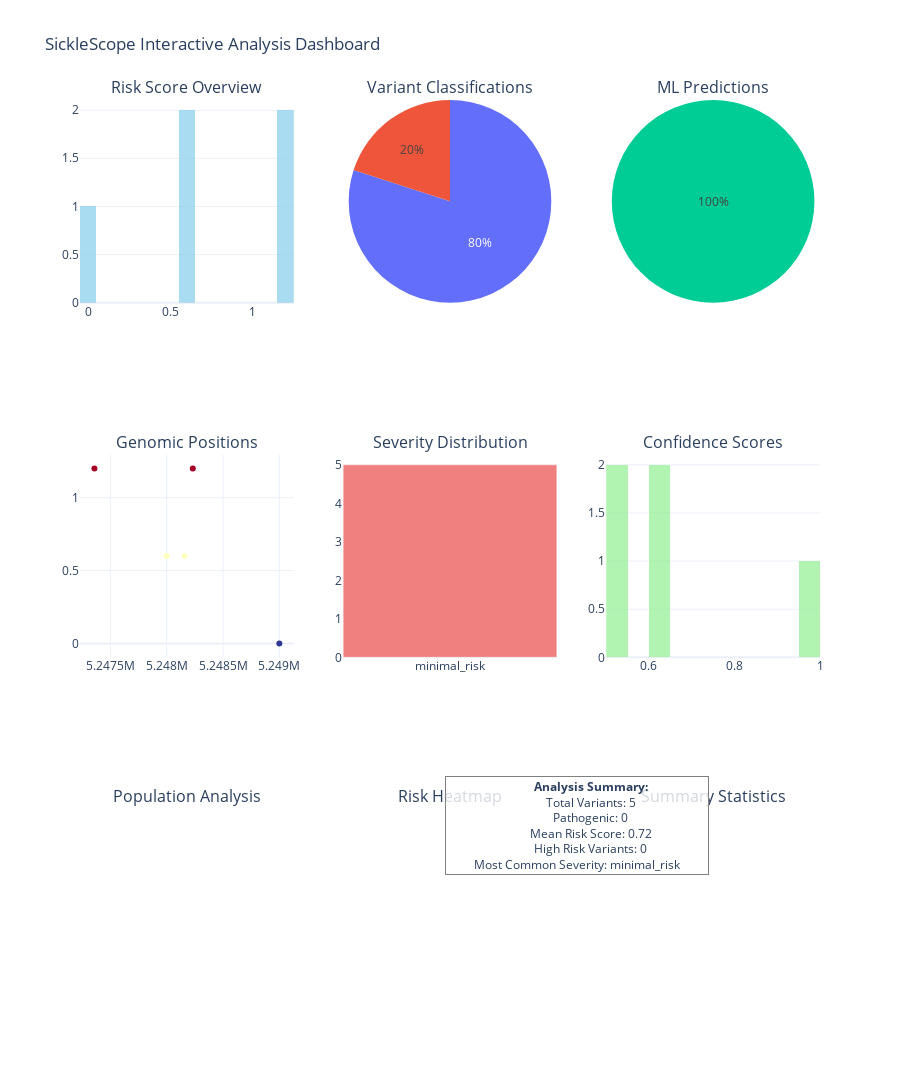

Notebook code cell kept with this figure:
### Markdown cell above
## 6.1: Interactive Plotly Visualisations

SickleScope includes interactive Plotly visualisations perfect for Jupyter notebooks - these provide enhanced interactivity and are ideal for exploratory analysis.

### Code cell
# Create the ultimate comprehensive interactive dashboard
print("=" * 50)
print("Creating Ultimate Interactive Dashboard")
print("=" * 50)
print("\nThis combines multiple visualisation types into one interface")

# Create and display the dashboard
dashboard_fig = visualiser.create_interactive_dashboard(results)
dashboard_fig.show()

# Display dashboard information
print("\n" + "─" * 50)
print("Comprehensive dashboard created successfully!")
print("─" * 50)

print("\nDashboard Components:")
dashboard_features = [
    "- Risk score overview with interactive histograms",
    "- Variant classifications with hover details",
    "- ML predictions (if available)",
    "- Genomic position scatter plots",
    "- Statistical summaries and insights",
    "- Real-time data exploration capabilities"
]
for feature in dashboard_features:
    print(f"{feature}")

print("\nInteractive Features:")
interactive_features = [
    "- Hover for detailed information",
    "- Click and drag to zoom",
    "- Double-click to reset zoom",
    "- Toggle legend items on/off",
    "- Pan and explore the data"
]
for feature in interactive_features:
    print(f"{feature}")

print("\n" + "=" * 50)
print("Interactive dashboard demonstration complete!")
print("=" * 50)

### Figure 1 — Plotly figure (JSON) as saved in the notebook; plotly's stock layout.template omitted (floating-point values rounded to 4 significant figures)
{"data": [{"marker": {"color": "skyblue"}, "name": "Risk Scores", "nbinsx": 15, "opacity": 0.7, "type": "histogram", "x": [1.2, 0.6, 1.2, 0.6, 0.0], "xaxis": "x", "yaxis": "y"}, {"domain": {"x": [0.3556, 0.6444], "y": [0.7778, 1]}, "labels": ["uncertain", "benign"], "name": "Classifications", "type": "pie", "values": [4, 1]}, {"domain": {"x": [0.7111, 1], "y": [0.7778, 1]}, "labels": ["normal"], "name": "ML Predictions", "type": "pie", "values": [5]}, {"marker": {"color": [1.2, 0.6, 1.2, 0.6, 0.0], "colorscale": [[0, "rgb(49,54,149)"], [0.1, "rgb(69,117,180)"], [0.2, "rgb(116,173,209)"], [0.3, "rgb(171,217,233)"], [0.4, "rgb(224,243,248)"], [0.5, "rgb(255,255,191)"], [0.6, "rgb(254,224,144)"], [0.7, "rgb(253,174,97)"], [0.8, "rgb(244,109,67)"], [0.9, "rgb(215,48,39)"], [1, "rgb(165,0,38)"]], "size": 6}, "mode": "markers", "name": "Variants", "type": "scatter", "x": [5248232, 5248158, 5247359, 5248000, 5249000], "xaxis": "x2", "y": [1.2, 0.6, 1.2, 0.6, 0.0], "yaxis": "y2"}, {"marker": {"color": "lightcoral"}, "name": "Severity", "type": "bar", "x": ["minimal_risk"], "xaxis": "x3", "y": [5], "yaxis": "y3"}, {"marker": {"color": "lightgreen"}, "name": "Confidence", "nbinsx": 15, "opacity": 0.7, "type": "histogram", "x": [0.5249, 0.6149, 0.5249, 0.6149, 0.9849], "xaxis": "x4", "yaxis": "y4"}], "layout": {"annotations": [{"font": {"size": 16}, "showarrow": false, "text": "Risk Score Overview", "x": 0.1444, "xanchor": "center", "xref": "paper", "y": 1, "yanchor": "bottom", "yref": "paper"}, {"font": {"size": 16}, "showarrow": false, "text": "Variant Classifications", "x": 0.5, "xanchor": "center", "xref": "paper", "y": 1, "yanchor": "bottom", "yref": "paper"}, {"font": {"size": 16}, "showarrow": false, "text": "ML Predictions", "x": 0.8556, "xanchor": "center", "xref": "paper", "y": 1, "yanchor": "bottom", "yref": "paper"}, {"font": {"size": 16}, "showarrow": false, "text": "Genomic Positions", "x": 0.1444, "xanchor": "center", "xref": "paper", "y": 0.6111, "yanchor": "bottom", "yref": "paper"}, {"font": {"size": 16}, "showarrow": false, "text": "Severity Distribution", "x": 0.5, "xanchor": "center", "xref": "paper", "y": 0.6111, "yanchor": "bottom", "yref": "paper"}, {"font": {"size": 16}, "showarrow": false, "text": "Confidence Scores", "x": 0.8556, "xanchor": "center", "xref": "paper", "y": 0.6111, "yanchor": "bottom", "yref": "paper"}, {"font": {"size": 16}, "showarrow": false, "text": "Population Analysis", "x": 0.1444, "xanchor": "center", "xref": "paper", "y": 0.2222, "yanchor": "bottom", "yref": "paper"}, {"font": {"size": 16}, "showarrow": false, "text": "Risk Heatmap", "x": 0.5, "xanchor": "center", "xref": "paper", "y": 0.2222, "yanchor": "bottom", "yref": "paper"}, {"font": {"size": 16}, "showarrow": false, "text": "Summary Statistics", "x": 0.8556, "xanchor": "center", "xref": "paper", "y": 0.2222, "yanchor": "bottom", "yref": "paper"}, {"bgcolor": "rgba(255,255,255,0.8)", "bordercolor": "gray", "borderwidth": 1, "font": {"size": 12}, "showarrow": false, "text": "\n        <b>Analysis Summary:</b><br>\n        Total Variants: 5<br>\n        Pathogenic: 0<br>\n        Mean Risk Score: 0.72<br>\n        High Risk Variants: 0<br>\n        Most Common Severity: minimal_risk\n        ", "x": 0.85, "xref": "paper", "y": 0.15, "yref": "paper"}], "height": 1200, "showlegend": false, "title": {"text": "SickleScope Interactive Analysis Dashboard"}, "xaxis": {"anchor": "y", "domain": [0, 0.2889]}, "xaxis2": {"anchor": "y2", "domain": [0, 0.2889]}, "xaxis3": {"anchor": "y3", "domain": [0.3556, 0.6444]}, "xaxis4": {"anchor": "y4", "domain": [0.7111, 1]}, "xaxis5": {"anchor": "y5", "domain": [0, 0.2889]}, "xaxis6": {"anchor": "y6", "domain": [0.3556, 0.6444]}, "xaxis7": {"anchor": "y7", "domain": [0.7111, 1]}, "yaxis": {"anchor": "x", "domain": [0.7778, 1]}, "yaxis2": {"anchor": "x2", "domain": [0.3889, 0.6111]}, "yaxis3": {"anchor": "x3", "domain": [0.3889, 0.6111]}, "yaxis4": {"anchor": "x4", "domain": [0.3889, 0.6111]}, "yaxis5": {"anchor": "x5", "domain": [0, 0.2222]}, "yaxis6": {"anchor": "x6", "domain": [0, 0.2222]}, "yaxis7": {"anchor": "x7", "domain": [0, 0.2222]}}}
